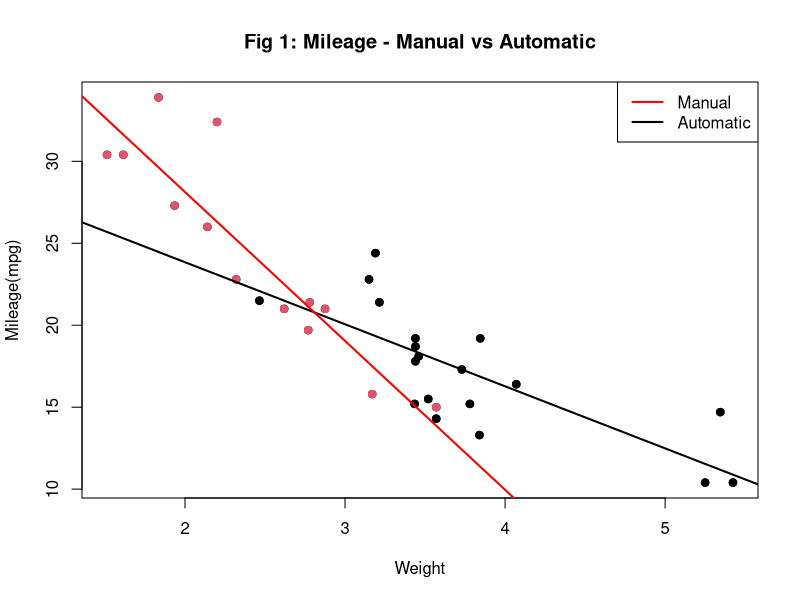
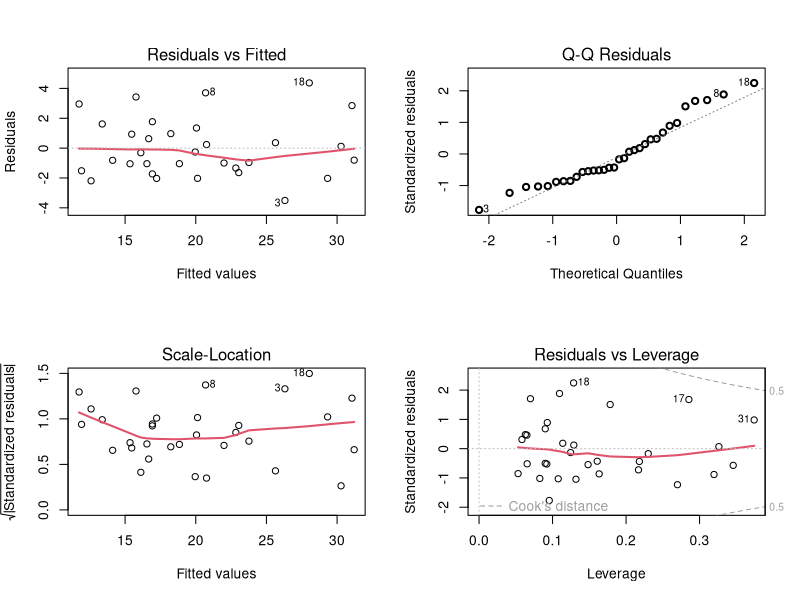

Source code (R) for these figures, in order:
## ---- chunk 1
data(mtcars)
head(mtcars, 3); attach(mtcars);       ##  to minimize typing
## ---- chunk 2
fit1 <- lm(mpg ~ wt); sF1 <- summary(fit1); fit2 <- update(fit1, ~ . + am); sF2 <- summary(fit2);
fit3 <- update(fit2, ~ . + wt*am); sF3 <- summary(fit3); 
c3 <- round(cor(resid(fit3), mtcars[c(2:5, 7:8, 10:11)]), 2)
##  Add qsec to the model.
fit4 <- update(fit3, ~ . + qsec); sF4 <- summary(fit4); 
c4 <-round(cor(resid(fit4), mtcars[c(2:5, 8, 10:11)]), 2) 
##  |r| < 0.10 for all remaining covariates.  Stop here.
## ---- chunk 3
sF4; anova(fit3, fit4)
## ---- chunk 4
MC <- mtcars
plot(MC$wt, MC$mpg, xlab = "Weight", ylab = "Mileage(mpg)", 
     main = "Fig 1: Mileage - Manual vs Automatic")
legend("topright", lty = 1, lwd = 2, col = c("red", "black"), 
       legend = c("Manual", "Automatic"))
points(MC$wt, MC$mpg, col = 1+(MC$am*1), pch = 19)
abline(lm(mpg ~ wt, data = MC[MC$am == 0,]), col = "black", lwd = 2)
abline(lm(mpg ~ wt, data = MC[MC$am == 1,]), col = "red", lwd = 2)
## ---- chunk 5
par(mfrow = c(2,2))
plot(fit4, lwd = 2)
